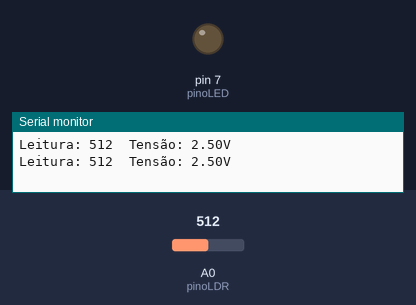
Simulated run of this sketch. Board: Arduino Uno, built with avr-gcc and run on an emulated ATmega328P. Shown: output pins drawn as LEDs (lit = HIGH), the last lines printed to the serial monitor. The test bench sets the inputs (shaded band); at power-on: A0 (pinoLDR) = 512.

Above: at 1.8 s.
1.9 s: A0 (pinoLDR) set to 492
At 2.5 s:
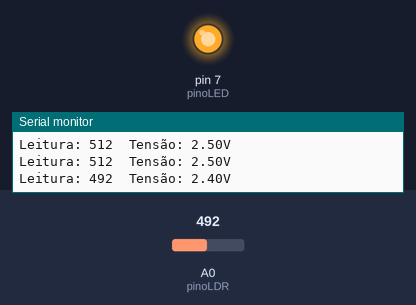
3.5 s: A0 (pinoLDR) set to 510
At 5.2 s:
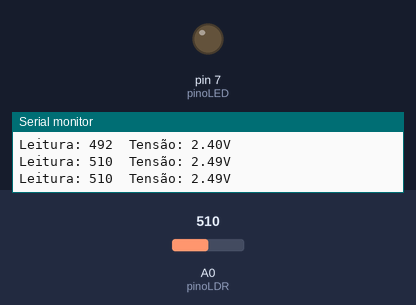
5.5 s: A0 (pinoLDR) set to 490
At 6.9 s:
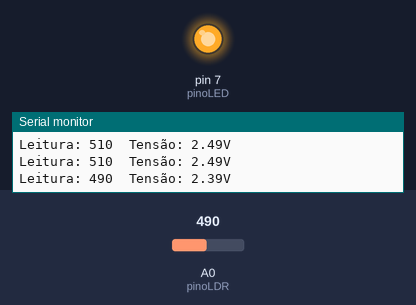
Timing chart, 0 to 8.5 s (numbered marks = the images above; inputs shaded):
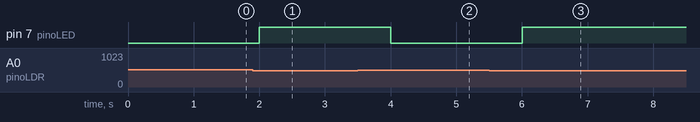

The sketch:

sensor_de_luz.ino
```cpp
  /*******************************************************************************
  * RoboCore Kit Iniciante V8 - Construindo um Sensor de Luz 1
  * Imprime na Serial o valor de tensão do LDR.
  *******************************************************************************/
  const int pinoLDR = A0; // pino onde o LDR está conectado
  const int pinoLED = 7; // pino onde o LED está conectado
  int leitura = 0;
  float tensao = 0.0;

void setup() {
  // Inicia e configura a Serial
  Serial.begin(9600); // 9600bps

  // configura o pino LDR como entrada
  pinMode(pinoLDR, INPUT); // pino A0
  pinMode(pinoLED, OUTPUT);
}

void loop() {
  // lê o valor de tensão no pino do LDR
  leitura = analogRead(pinoLDR);

  // verifica luminosidadedo ambiente
  if (leitura < 500) { // se a luminosidade for menor que 40
    digitalWrite(pinoLED, HIGH); // acende o LED
  } else { // se não
    digitalWrite(pinoLED, LOW); // apaga o LED
  }

  // Imprime valor lido pelo arduino (0 a 1023)
  Serial.print("Leitura: ");
  Serial.print(leitura);
  Serial.print("\t"); //tabulação

  // converte e imprime o valor em tensão elétrica
  tensao = leitura * 5.0 / 1023.0;
  Serial.print("Tensão: ");
  Serial.print(tensao);
  Serial.print("V");

  Serial.println(); // nova linha

  delay(1000); // agurda 1 segundo para uma nova leitura
}
```

Measured:
- the behaviour switches between 500 and 499 on A0 (pinoLDR) (found by bisection; images 0 and 1)
- after the input at 1.9 s, pin 7 (pinoLED): LOW → HIGH after 0.10 s
- after the input at 3.5 s, pin 7 (pinoLED): HIGH → LOW after 0.50 s
- after the input at 5.5 s, pin 7 (pinoLED): LOW → HIGH after 0.51 s
